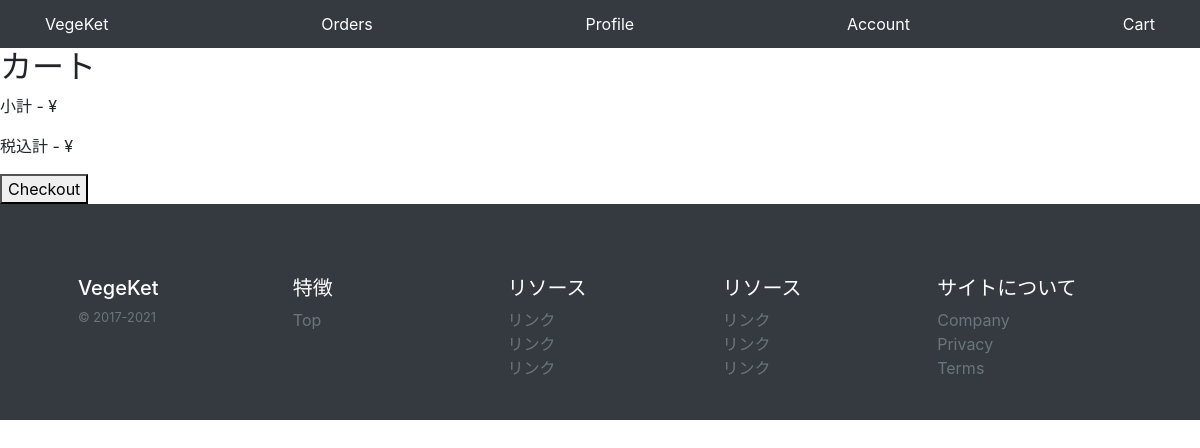
Page /cart/ on the earlier database version.
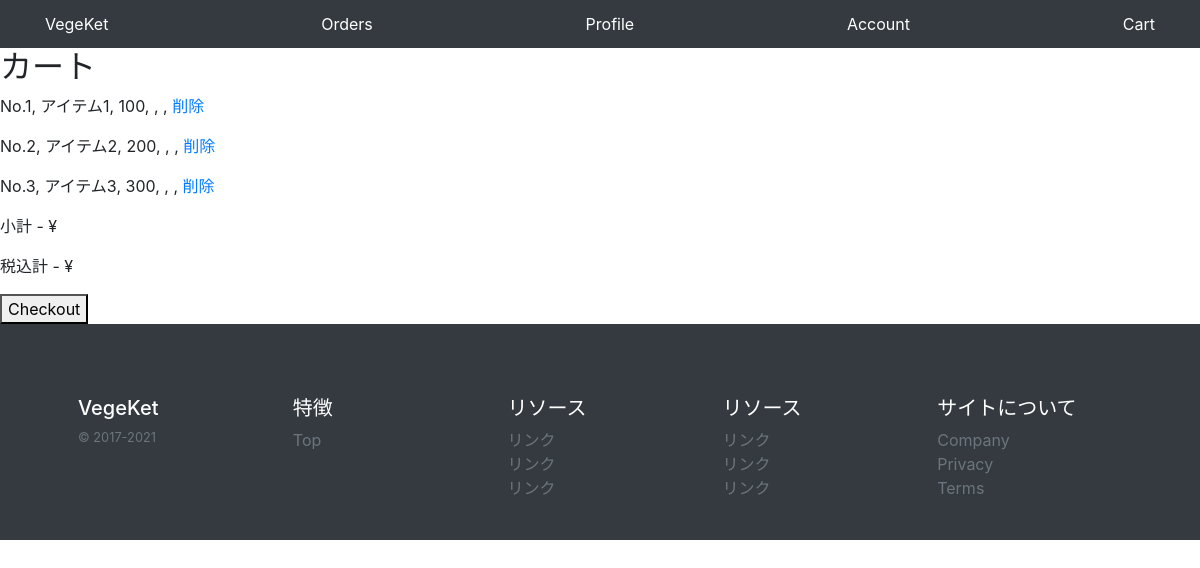
Same page on the later database version.
### base/models/item_models.py (models this page shows, shortened)
class Item(models.Model):
    id = models.CharField(default=created_id, primary_key=True,max_length=22,editable=False)
    name = models.CharField(default='', max_length=50)
    price = models.PositiveIntegerField(default=0)
    stock = models.PositiveIntegerField(default=0)
    description = models.TextField(default='',blank=True)
    sold_count = models.PositiveIntegerField(default=0)
    is_published = models.BooleanField(default=False)
    created_at = models.DateTimeField(auto_now_add=True)
    updated_at = models.DateTimeField(auto_now=True)
    image = models.ImageField(default="", blank=True, upload_to=upload_image_to)
    category = models.ForeignKey(Category, on_delete=models.SET_NULL, null=True, blank=True)
    tags = models.ManyToManyField(Tag)

### base/views/cart_views.py (the view)
# urls.py: path('cart/', views.CartListView.as_view()),
class CartListView(ListView):
    model = Item
    template_name = 'pages/cart.html'

### templates/pages/cart.html (shortened to what this page needs)
    {% extends 'base.html' %}
    {% block main %}
    <h2>カート</h2>
    {% for object in object_list %}
    <p>
      No.{{forloop.counter}}, {{object.name}}, {{object.price}}, {{object.quantity}}, {{object.subtotal}}, <a
        href="/cart/remove/{{object.pk}}/">削除</a>
    </p>
    {% endfor %}
    <p>小計 - ¥{{total}}</p>
    <p>税込計 - ¥{{tax_included_total}}</p>
    <form action="/pay/checkout/" method="POST">
      <button type="submit">Checkout</button>
    </form>
    {% endblock %}

### templates/base.html (shortened to what this page needs)
    <!DOCTYPE html>
    <html lang="ja">
    <head>
      <link rel="stylesheet" href="https://stackpath.bootstrapcdn.com/bootstrap/4.5.0/css/bootstrap.min.css"
>
    </head>
    <body>
      <header>
        {% block header %}
        {% include 'snippets/header.html' %}
        {% endblock %}
      </header>
      <main>
        {% block main %}
        {% endblock %}
      </main>
      <footer>
        {% block footer %}
        {% include 'snippets/footer.html' %}
        {% endblock %}
      </footer>
    </body>
    </html>

### templates/snippets/header.html
    <div class="py-1 bg-dark ">
      <nav class="container d-flex flex-column flex-md-row justify-content-between">
        <a class="py-2 text-white" href="/">VegeKet</a>
        <a class="py-2 d-none d-md-inline-block text-white" href="/orders/">Orders</a>
        <a class="py-2 d-none d-md-inline-block text-white" href="/profile/">Profile</a>
        <a class="py-2 d-none d-md-inline-block text-white" href="/account/">Account</a>
        <a class="py-2 d-none d-md-inline-block text-white" href="/cart/">Cart</a>
      </nav>
    </div>

### templates/snippets/footer.html
    <div class="container w-100 bg-dark text-white py-4" style="max-width: 100%;">
      <div class="row mt-5 mx-5">
        <div class="col-12 col-md">
          <h5>VegeKet</h5>
          <small class="d-block mb-3 text-muted">&copy; 2017-2021</small>
        </div>
        <div class="col-6 col-md">
          <h5>特徴</h5>
          <ul class="list-unstyled text-small ">
            <li><a class="link-secondary text-muted" href="/">Top</a></li>
          </ul>
        </div>
        <div class="col-6 col-md">
          <h5>リソース</h5>
          <ul class="list-unstyled text-small">
            <li><a class="link-secondary text-muted" href="#">リンク</a></li>
            <li><a class="link-secondary text-muted" href="#">リンク</a></li>
            <li><a class="link-secondary text-muted" href="#">リンク</a></li>
          </ul>
        </div>
        <div class="col-6 col-md">
          <h5>リソース</h5>
          <ul class="list-unstyled text-small">
            <li><a class="link-secondary text-muted" href="#">リンク</a></li>
            <li><a class="link-secondary text-muted" href="#">リンク</a></li>
            <li><a class="link-secondary text-muted" href="#">リンク</a></li>
          </ul>
        </div>
        <div class="col-6 col-md">
          <h5>サイトについて</h5>
          <ul class="list-unstyled text-small">
            <li><a class="link-secondary text-muted" href="#">Company</a></li>
            <li><a class="link-secondary text-muted" href="#">Privacy</a></li>
            <li><a class="link-secondary text-muted" href="#">Terms</a></li>
          </ul>
        </div>
      </div>
    </div>

Differences in the rows shown:
added Item: name "アイテム1", price "100"
added Item: name "アイテム2", price "200"
added Item: name "アイテム3", price "300"
